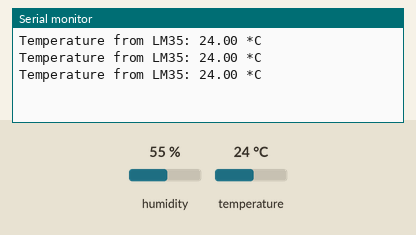
Recording of a sketch running on a simulated Arduino Uno, built with avr-gcc and run on an emulated ATmega328P. Parts: the last lines printed to the serial monitor. Inputs (shaded band) come from the test bench; at power-on: temperature 24 °C, humidity 55 %.

Above: at 1.3 s.
1.4 s: temperature set to 12 °C
At 1.9 s:
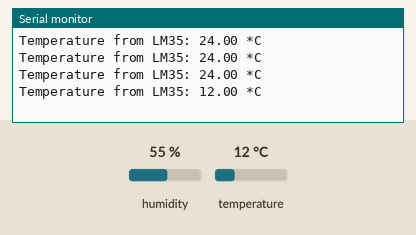
2.9 s: temperature set to 19 °C
At 3.5 s:
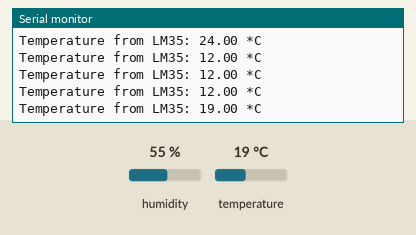
Timing chart, 0 to 5.9 s (numbered marks = the images above; inputs shaded):
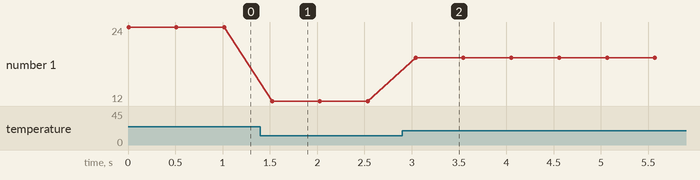

The sketch:

IoT_Sem1_Lek5_Lab11.ino
```cpp
#include <dht.h>

dht DHT;
int htSensor;
/*
* Read the temperature sensor LM35
*/
int LM35_pin = A0; // LM35 output connected to analog pin ?
float LM35_temp; // temperature from LM35
void setup()
{
pinMode(LM35_pin, INPUT); // make pin as Input reading pin
Serial.begin(9600); // Open serial connection at 9600 bps:
}
void loop()
{
  htSensor = DHT.read22(LM35_pin);
  // read analog voltage from LM35, convert to digital and use formula
  // Converts the analog voltage from LM35 to digital reading where 5
  // is the supply voltage 5V
  // prints on serial monitor
  Serial.print("Temperature from LM35: ");
  // Prints current temperature on Serial Monitor
  LM35_temp = DHT.temperature;
  Serial.print((float)LM35_temp);
  Serial.println(" *C");
  delay(500); // 5 seconds delay before taking the new reading
}
```

Measured:
- after the input at 1.4 s, the serial monitor: prints a new line after 0.12 s (image 1)
- after the input at 2.9 s, the serial monitor: prints a new line after 0.14 s (image 2)
- plotted number 1: 24 → 12 after the input at 1.4 s, 12 → 19 after the input at 2.9 s
